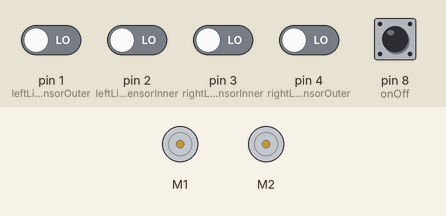
Simulated run of this sketch. Board: Arduino Uno, built with avr-gcc and run on an emulated ATmega328P. Shown: 2 × DC motor (green arrow = forward, orange = backward, longer = faster). The test bench sets the inputs (shaded band); at power-on: pin 1 (leftLineSensorOuter), pin 2 (leftLineSensorInner), pin 3 (rightLineSensorInner), pin 4 (rightLineSensorOuter), pin 8 (onOff) LOW.

Above: at 1.2 s.
1.3 s: pin 8 (onOff) pulsed HIGH 5 times (0.12 s each, 0.3 s apart)
At 3.8 s:
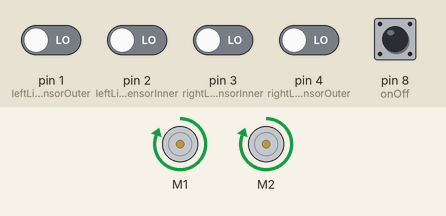
4.5 s: pin 1 (leftLineSensorOuter) driven HIGH
At 4.9 s:
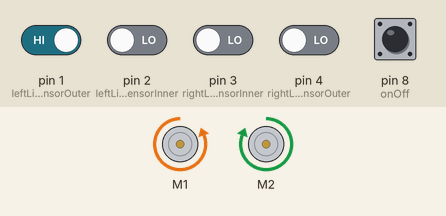
6.0 s: pin 3 (rightLineSensorInner) driven HIGH
At 7.2 s:
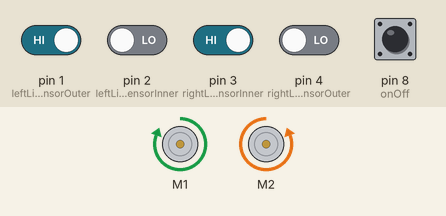
7.5 s: pin 1 (leftLineSensorOuter) driven LOW and pin 2 (leftLineSensorInner) driven HIGH
At 8.8 s:
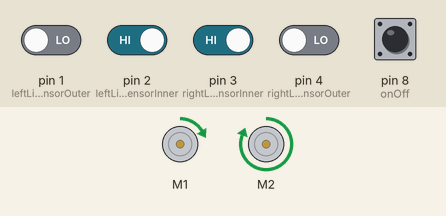
9.5 s: pin 2 (leftLineSensorInner) driven LOW
At 9.9 s:
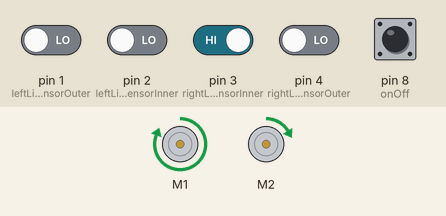
11.0 s: pin 2 (leftLineSensorInner) driven HIGH
At 12.3 s:
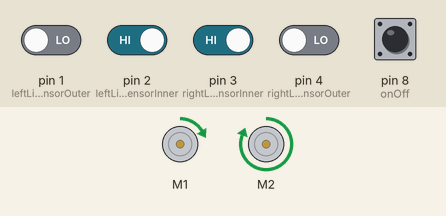
Timing chart, 0 to 13.5 s (numbered marks = the images above; inputs shaded):
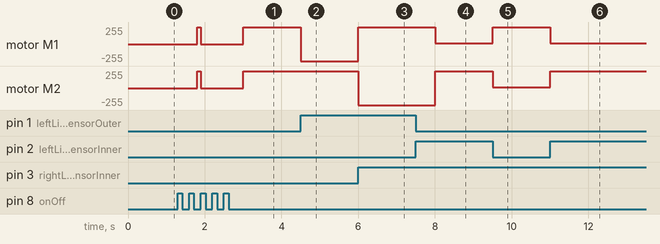

The sketch:

PTS+LF+JD.ino
```cpp
#include <Wire.h>
#include <Adafruit_MotorShield.h>
#include "utility/Adafruit_MS_PWMServoDriver.h"

Adafruit_MotorShield AFMS = Adafruit_MotorShield();
Adafruit_DCMotor *myMotorLeft = AFMS.getMotor(1);
Adafruit_DCMotor *myMotorRight= AFMS.getMotor(2);

const int leftLineSensorOuter = 1;
const int leftLineSensorInner = 2;
const int rightLineSensorInner = 3;
const int rightLineSensorOuter = 4;
// assign pin Names for readability, prevent "what is that pin"
// change pins here, or plug into these on the arduino

const int onOff = 8; // button for turning on and off
int button = 0;
int begun = 0;

int leftJunction = 0; // initialise line "bool" values
int leftLine = 0;
int rightLine = 0;
int rightJunction = 0;


int oldLeftSpeed = 0; // to avoid the arduino updating constantly
int oldRightSpeed = 0;
int oldLeftDir = 0; // 0 for backwards, 1 for forwards
int oldRightDir = 0;

const int baseMotorSpeed = 255; // Change these to affect the speed and turning circle
const int lowTurnSpeed = 10;

void leftTurn(){
  if (oldLeftSpeed != lowTurnSpeed){ //check if speeds actually need updating
  myMotorRight->setSpeed(baseMotorSpeed); // set right motor high speed and
  oldRightSpeed = baseMotorSpeed; // update speed for update requirement check
  myMotorLeft->setSpeed(lowTurnSpeed); // left motor low speed to perform turn with large radius
  oldLeftSpeed = lowTurnSpeed;
  myMotorLeft->run(FORWARD);
  myMotorRight->run(FORWARD);
  oldLeftDir = 1;
  oldRightDir = 1;
  return;
  }
}

void sharpLeft(){
  if (oldLeftDir != 0){ //check if speeds actually need updating
    myMotorRight->setSpeed(baseMotorSpeed); // set right motor high speed and
    oldRightSpeed = baseMotorSpeed; // update speed for update requirement check
    myMotorLeft->setSpeed(baseMotorSpeed); // left motor low speed to perform turn with large radius
    oldLeftSpeed = baseMotorSpeed;
    myMotorLeft->run(BACKWARD);
    myMotorRight->run(FORWARD);
    oldLeftDir = 0;
    oldRightDir = 1;
  return;
  }
}

void sharpRight(){
  if (oldRightDir != 0){ //check if speeds actually need updating
    myMotorRight->setSpeed(baseMotorSpeed); // set right motor high speed and
    oldRightSpeed = baseMotorSpeed; // update speed for update requirement check
    myMotorLeft->setSpeed(baseMotorSpeed); // left motor low speed to perform turn with large radius
    oldLeftSpeed = baseMotorSpeed;
    myMotorLeft->run(FORWARD);
    myMotorRight->run(BACKWARD);
    oldLeftDir = 1;
    oldRightDir = 0;
  return;
  }
}

void rightTurn(){
  if (oldRightSpeed != lowTurnSpeed){
    myMotorLeft->setSpeed(baseMotorSpeed);
    oldLeftSpeed = baseMotorSpeed;
    myMotorRight->setSpeed(lowTurnSpeed);
    oldRightSpeed = lowTurnSpeed;
    myMotorLeft->run(FORWARD);
    myMotorRight->run(FORWARD);
    oldLeftDir = 1;
    oldRightDir = 1;
    return;
  }
}

void forwards(){
  if (oldRightSpeed != baseMotorSpeed or oldLeftSpeed != baseMotorSpeed){
    myMotorLeft->setSpeed(baseMotorSpeed);
    myMotorRight->setSpeed(baseMotorSpeed);
    oldLeftSpeed = baseMotorSpeed;
    oldRightSpeed = baseMotorSpeed;
    myMotorLeft->run(FORWARD);
    myMotorRight->run(FORWARD);
    oldLeftDir = 1;
    oldRightDir = 1;
    return;
  }
}

void stop(){
  if (oldRightSpeed != 0 or oldLeftSpeed != 0){
    myMotorLeft->setSpeed(0);
    myMotorRight->setSpeed(0);
    oldLeftSpeed = 0;
    oldRightSpeed = 0;
    myMotorLeft->run(FORWARD);
    myMotorRight->run(FORWARD);
    oldLeftDir = 1;
    oldRightDir = 1;
    return;
  }
}

void lineFollowing(){
  leftLine = digitalRead(leftLineSensorInner);
  rightLine = digitalRead(rightLineSensorInner);

  if (leftLine == HIGH){
    leftTurn();
    }
  else{ if (rightLine == HIGH ){
    rightTurn();
    }
  else{
    forwards();
    }
  }
  return;
}

void begin(){
  if (begun != 1){
    while (true){
      button = digitalRead(onOff);
      if (button == 1){
        begun = 1;
        delay(500); // prevent button immediately being read again for the check to stop
        break;
      }
    }
  }
  return;
}

void finish(){
  int count = 0;
  while (count < 100){ // prevents getting stuck in the finish check
    button = digitalRead(onOff);
    if (button == 1){
      begun = 0;
      stop();
      delay(500);
      break;
    }
    count += 1;
  }
  return;
}

void setup() {
  // put your setup code here, to run once:
// motor setup
AFMS.begin();
myMotorLeft->setSpeed(127); //left wheel
myMotorRight->setSpeed(127);// right wheel
oldLeftSpeed = 127;
oldRightSpeed = 127;

// button setup
pinMode(onOff, INPUT); // push to make button

// line sensors setup
pinMode(leftLineSensorOuter, INPUT);
pinMode(leftLineSensorInner, INPUT); // inner left line sensor
pinMode(rightLineSensorInner, INPUT); // inner right line sensor
pinMode(rightLineSensorOuter, INPUT);
}


void loop() {
  // put your main code here, to run repeatedly:
  begin();
  lineFollowing();
  leftJunction = digitalRead(leftLineSensorOuter);
  rightJunction = digitalRead(rightLineSensorOuter);
  if (leftJunction == HIGH){
    sharpLeft();
    delay(1000);
    while (true){
      rightLine = digitalRead(rightLineSensorInner);
      if (rightLine == HIGH){
        break;
      }
    }
    sharpRight();
    delay(1000);
    while (true){
      leftLine = digitalRead(leftLineSensorInner);
      if (leftLine == HIGH){
        break;
      }
    }
    forwards();
    delay(500);
  }


  finish(); // need to check if should finish
}
```

Measured:
- after the input at 1.3 s, motor M1, motor M2: stopped → forward 255/255 after 0.50 s, → stopped 0.10 s later, → forward 255/255 1.1 s later
- after the input at 4.5 s, motor M1: forward 255/255 → backward 255/255 at once
- after the input at 6.0 s, motor M1: backward 255/255 → forward 255/255 at once; motor M2: forward 255/255 → backward 255/255 at once
- after the input at 7.5 s, motor M1: forward 255/255 → forward 10/255 after 0.50 s; motor M2: backward 255/255 → forward 255/255 after 0.50 s
- after the input at 9.5 s, motor M1: forward 10/255 → forward 255/255 at once; motor M2: forward 255/255 → forward 10/255 at once
- after the input at 11.0 s, motor M1: forward 255/255 → forward 10/255 at once; motor M2: forward 10/255 → forward 255/255 at once
